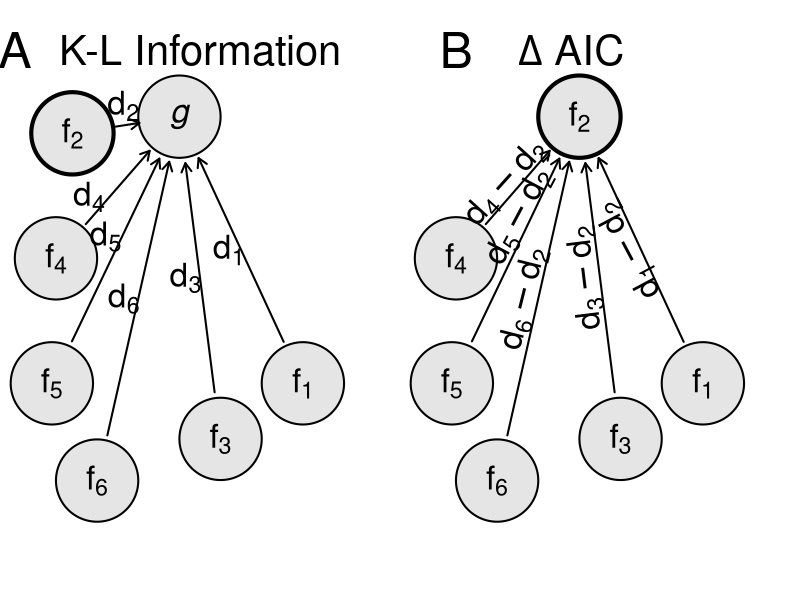
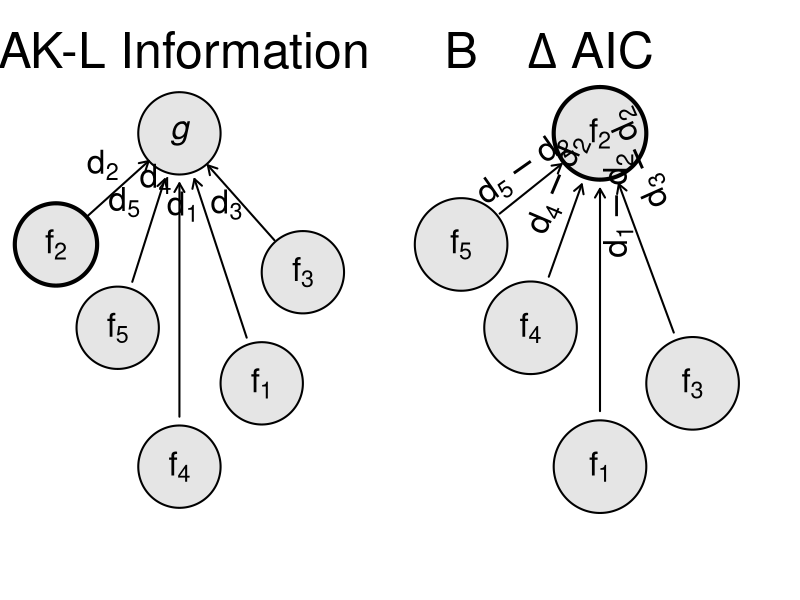

Recreate these plots in R, in order.
## FigurE 2
library(shape)


######################## New Figure 2, August 22nd 2019 #####################
#postscript("Figure2-v3.1.eps",width=37,height=24)#30/25
tiff("Figure2.tiff",width=37,height=24,units="cm",res=600,compression="lzw",type="cairo")

g   <- c(5,9.3)
f2  <- c(2.4,9) # ZIP
f4  <- c(2,6.75) #ZINEGBIN
f5  <- c(1.9,4.5) # HURDNEGBIN 
f6  <- c(3,2.75) # POINB
f3  <- c(6,3.5) # NEGBIN
f1  <- c(8,4.5) # POISSON

#mod.labs <- c("POIS", "ZIP", "NBIN", "ZINBI", "HUNBI", "POINB") 


# Panel A
par(mar=c(0,0,0,0),mfrow=c(1,2))
plot(0,0,pch=".",col="white",axes=F,xlim=c(1,10),ylim=c(1,11))
plotcircle(mid=g,r=1,col="grey90",lwd=2)
text(g[1],g[2],"g",font=3,cex=2)


center <- f2 
plotcircle(mid=center,r=1,lwd=4,col="grey90")
text(center[1],center[2],expression("f"[2]),font=3,cex=2) # manually change model num
v1	<-	g-center
u	<-	(v1/(sqrt(sum(v1^2))))*0.98 # manually change fraction multiplier
arrows(x0=center[1]+u[1],y0=center[2]+u[2],x1=g[1]-u[1],y1=g[2]-u[2],lwd=2,length=0.1)
text(center[1]+(v1[1]/2)*0.95,center[2]+(v1[2]/2)*3.3,expression("d"[2]),cex=2) # manually change model num

center <- f4 
plotcircle(mid=center,r=1,lwd=2,col="grey90")
text(center[1],center[2],expression("f"[4]),font=3,cex=2) # manually change model num
v1	<-	g-center
u	<-	(v1/(sqrt(sum(v1^2))))*0.95 # manually change fraction multiplier
arrows(x0=center[1]+u[1],y0=center[2]+u[2],x1=g[1]-u[1],y1=g[2]-u[2],lwd=2,length=0.1)
text(center[1]+(v1[1]/3)*0.8,center[2]+(v1[2]/3)*1.3,expression("d"[4]),cex=2) # manually change model num


center <- f5 
plotcircle(mid=center,r=1,lwd=2,col="grey90")
text(center[1],center[2],expression("f"[5]),font=3,cex=2) # manually change model num
v1	<-	g-center
u	<-	(v1/(sqrt(sum(v1^2))))*0.9 # manually change fraction multiplier
arrows(x0=center[1]+u[1],y0=center[2]+u[2],x1=g[1]-u[1],y1=g[2]-u[2],lwd=2,length=0.1)
text(center[1]+(v1[1]/2)*0.84,center[2]+(v1[2]/2)*1.1,expression("d"[5]),cex=2) # manually change model num


center <- f6 
plotcircle(mid=center,r=1,lwd=2,col="grey90")
text(center[1],center[2],expression("f"[6]),font=3,cex=2) # manually change model num
v1	<-	g-center
u	<-	(v1/(sqrt(sum(v1^2))))*0.85 # manually change fraction multiplier
arrows(x0=center[1]+u[1],y0=center[2]+u[2],x1=g[1]-u[1],y1=g[2]-u[2],lwd=2,length=0.1)
text(center[1]+(v1[1]/2)*0.65,center[2]+v1[2]/2,expression("d"[6]),cex=2) # manually change model num

center <- f3 
plotcircle(mid=center,r=1,lwd=2,col="grey90")
text(center[1],center[2],expression("f"[3]),font=3,cex=2) # manually change model num
v1	<-	g-center
u	<-	(v1/(sqrt(sum(v1^2))))*0.85 # manually change fraction multiplier
arrows(x0=center[1]+u[1],y0=center[2]+u[2],x1=g[1]-u[1],y1=g[2]-u[2],lwd=2,length=0.1)
text(center[1]+(v1[1]/2)*1.7,center[2]+v1[2]/2,expression("d"[3]),cex=2) # manually change model num

center <- f1 
plotcircle(mid=center,r=1,lwd=2,col="grey90")
text(center[1],center[2],expression("f"[1]),font=3,cex=2) # manually change model num
v1	<-	g-center
u	<-	(v1/(sqrt(sum(v1^2))))*0.88 # manually change fraction multiplier
arrows(x0=center[1]+u[1],y0=center[2]+u[2],x1=g[1]-u[1],y1=g[2]-u[2],lwd=2,length=0.1)
text(center[1]+(v1[1]/2)*1.2,center[2]+v1[2]/2,expression("d"[1]),cex=2) # manually change model num

text(5.5,10.5,expression("K-L Information"),font=2,cex=2.5)
text(1,10.5,"A", font=1, cex=3)


#######  PANEL B

plot(0,0,pch=".",col="white",axes=F,xlim=c(1,10),ylim=c(1,11))
plotcircle(mid=g,r=1,col="grey90",lwd=4)
text(g[1],g[2],expression("f"[2]),font=3,cex=2)


center <- f4 
plotcircle(mid=center,r=1,lwd=2,col="grey90")
text(center[1],center[2],expression("f"[4]),font=3,cex=2) # manually change model num
v1	<-	g-center
u	<-	(v1/(sqrt(sum(v1^2))))*0.95 # manually change fraction multiplier
arrows(x0=center[1]+u[1],y0=center[2]+u[2],x1=g[1]-u[1],y1=g[2]-u[2],lwd=2,length=0.1)
text(center[1]+(v1[1]/3)*1.2,center[2]+(v1[2]/3)*1.6,expression("d"[4]-"d"[2]),cex=2,srt=48) # manually change model num


center <- f5 
plotcircle(mid=center,r=1,lwd=2,col="grey90")
text(center[1],center[2],expression("f"[5]),font=3,cex=2) # manually change model num
v1	<-	g-center
u	<-	(v1/(sqrt(sum(v1^2))))*0.9 # manually change fraction multiplier
arrows(x0=center[1]+u[1],y0=center[2]+u[2],x1=g[1]-u[1],y1=g[2]-u[2],lwd=2,length=0.1)
text(center[1]+(v1[1]/2)*1.05,center[2]+(v1[2]/2)*1.25,expression("d"[5]-"d"[2]),cex=2,srt=62) # manually change model num



center <- f6 
plotcircle(mid=center,r=1,lwd=2,col="grey90")
text(center[1],center[2],expression("f"[6]),font=3,cex=2) # manually change model num
v1	<-	g-center
u	<-	(v1/(sqrt(sum(v1^2))))*0.85 # manually change fraction multiplier
arrows(x0=center[1]+u[1],y0=center[2]+u[2],x1=g[1]-u[1],y1=g[2]-u[2],lwd=2,length=0.1)
text(center[1]+(v1[1]/2)*0.65,center[2]+v1[2]/2,expression("d"[6]-"d"[2]),cex=2,srt=76) # manually change model num


center <- f3 
plotcircle(mid=center,r=1,lwd=2,col="grey90")
text(center[1],center[2],expression("f"[3]),font=3,cex=2) # manually change model num
v1	<-	g-center
u	<-	(v1/(sqrt(sum(v1^2))))*0.85 # manually change fraction multiplier
arrows(x0=center[1]+u[1],y0=center[2]+u[2],x1=g[1]-u[1],y1=g[2]-u[2],lwd=2,length=0.1)
text(center[1]+(v1[1]/2)*1.7,center[2]+v1[2]/2,expression("d"[3]-"d"[2]),cex=2,srt=97) # manually change model num


center <- f1 
plotcircle(mid=center,r=1,lwd=2,col="grey90")
text(center[1],center[2],expression("f"[1]),font=3,cex=2) # manually change model num
v1	<-	g-center
u	<-	(v1/(sqrt(sum(v1^2))))*0.88 # manually change fraction multiplier
arrows(x0=center[1]+u[1],y0=center[2]+u[2],x1=g[1]-u[1],y1=g[2]-u[2],lwd=2,length=0.1)
text(center[1]+(v1[1]/2)*1.2,center[2]+v1[2]/2,expression("d"[1]-"d"[2]),cex=2,srt=118) # manually change model num

text(4.8,10.5,expression(paste(Delta," AIC")),font=2,cex=2.5)
text(2,10.5,"B", font=1, cex=3)


dev.off()


########################  OLD FIGURE 2 BELOW, FROM MANUSCRIPT VERSION Mod.Proj.Frontiers.3.0...########
#tiff("Figure2.tiff",width=37,height=24,units="cm",res=600,compression="lzw",type="cairo")
postscript("Figure2.eps",width=37,height=24)#30/25
# Panel A
par(mar=c(0,0,0,0),mfrow=c(1,2))
plot(0,0,pch=".",col="white",axes=F,xlim=c(1,10),ylim=c(1,11))
plotcircle(mid=c(5,9),r=1,col="grey90",lwd=2)
text(5,9,"g",font=3,cex=2)

plotcircle(mid=c(2,7),r=1,lwd=4,col="grey90")
text(2,7,expression("f"[2]),font=3,cex=2)
v1	<-	c(5,9)-c(2,7)
u	<-	(v1/(sqrt(sum(v1^2))))*0.9
arrows(x0=2+u[1],y0=7+u[2],x1=5-u[1],y1=9-u[2],lwd=2,length=0.1)
text(2+u[1],7+u[1],expression("d"[2]),adj=c(0,-0.75),cex=2)


center	<-	c(3.5,5.5)
plotcircle(mid=center,r=1,lwd=2,col="grey90")
text(center[1],center[2],expression("f"[5]),font=3,cex=2)
v1	<-	c(5,9)-center
u	<-	(v1/(sqrt(sum(v1^2))))*0.9
arrows(x0=center[1]+u[1],y0=center[2]+u[2],x1=5-u[1],y1=9-u[2],lwd=2,length=0.1)
text(center[1]+u[1],center[2]+u[1],expression("d"[5]),adj=c(0.75,-3),cex=2)

center	<-	c(5,3)
plotcircle(mid=center,r=1,lwd=2,col="grey90")
text(center[1],center[2],expression("f"[4]),font=3,cex=2)
v1	<-	c(5,9)-center
u	<-	(v1/(sqrt(sum(v1^2))))*0.9
arrows(x0=center[1]+u[1],y0=center[2]+u[2],x1=5-u[1],y1=9-u[2],lwd=2,length=0.1)
text(center[1]+u[1],center[2]+u[1],expression("d"[4]),adj=c(1.25,-9),cex=2)

center	<-	c(7,4.5)
plotcircle(mid=center,r=1,lwd=2,col="grey90")
text(center[1],center[2],expression("f"[1]),font=3,cex=2)
v1	<-	c(5,9)-center
u	<-	(v1/(sqrt(sum(v1^2))))*0.9
arrows(x0=center[1]+u[1],y0=center[2]+u[2],x1=5-u[1],y1=9-u[2],lwd=2,length=0.1)
text(center[1]+u[1],center[2]+u[1],expression("d"[1]),adj=c(2.5,-6),cex=2)

center	<-	c(8,6.5)
plotcircle(mid=center,r=1,lwd=2,col="grey90")
text(center[1],center[2],expression("f"[3]),font=3,cex=2)
v1	<-	c(5,9)-center
u	<-	(v1/(sqrt(sum(v1^2))))*0.9
arrows(x0=center[1]+u[1],y0=center[2]+u[2],x1=5-u[1],y1=9-u[2],lwd=2,length=0.1)
text(center[1]+u[1],center[2]+u[1],expression("d"[3]),adj=c(2,-3),cex=2)
text(5.5,10.5,expression("K-L Information"),font=2,cex=3)
text(1,10.5,"A", font=1, cex=3)

### Panel B

plot(0,0,pch=".",col="white",axes=F,xlim=c(1,9),ylim=c(1,11))
plotcircle(mid=c(5,9),r=1,col="grey90",lwd=4)
text(5,9,expression("f"[2]),font=3,cex=2)

plotcircle(mid=c(2,7),r=1,lwd=2,col="grey90")
text(2,7,expression("f"[5]),font=3,cex=2)
v1	<-	c(5,9)-c(2,7)
u	<-	(v1/(sqrt(sum(v1^2))))
arrows(x0=2+u[1],y0=7+u[2],x1=5-u[1],y1=9-u[2],lwd=2,length=0.1)
text(2+u[1],7+u[1],expression("d"[5]-"d"[2]),adj=c(0.15,0.15),cex=2,srt=35)


center	<-	c(3.5,5.5)
plotcircle(mid=center,r=1,lwd=2,col="grey90")
text(center[1],center[2],expression("f"[4]),font=3,cex=2)
v1	<-	c(5,9)-center
u	<-	(v1/(sqrt(sum(v1^2))))
arrows(x0=center[1]+u[1],y0=center[2]+u[2],x1=5-u[1],y1=9-u[2],lwd=2,length=0.1)
text(center[1]+u[1],center[2]+u[1],expression("d"[4]-"d"[2]),adj=c(-0.6,-0.8),cex=2,srt=67)

center	<-	c(5,3)
plotcircle(mid=center,r=1,lwd=2,col="grey90")
text(center[1],center[2],expression("f"[1]),font=3,cex=2)
v1	<-	c(5,9)-center
u	<-	(v1/(sqrt(sum(v1^2))))
arrows(x0=center[1]+u[1],y0=center[2]+u[2],x1=5-u[1],y1=9-u[2],lwd=2,length=0.1)
text(center[1]+u[1],center[2]+u[1],expression("d"[1]-"d"[2]),adj=c(-2,1.1),cex=2,srt=90)

center	<-	c(7,4.5)
plotcircle(mid=center,r=1,lwd=2,col="grey90")
text(center[1],center[2],expression("f"[3]),font=3,cex=2)
v1	<-	c(5,9)-center
u	<-	(v1/(sqrt(sum(v1^2))))
arrows(x0=center[1]+u[1],y0=center[2]+u[2],x1=5-u[1],y1=9-u[2],lwd=2,length=0.1)
text(center[1]+u[1],center[2]+u[1],expression("d"[3]-"d"[2]),adj=c(-1.8,2.8),cex=2,srt=114)

text(4.8,10.5,expression(paste(Delta," AIC")),font=2,cex=3)
text(2,10.5,"B", font=1, cex=3)


dev.off() 

